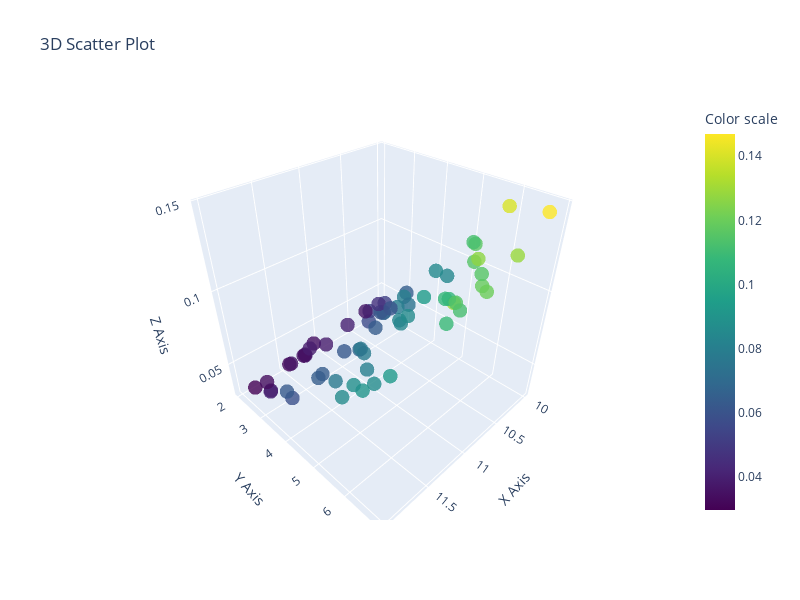

The notebook cell saved with this chart:
### Code cell
gamma = np.array([
5.09876841, 5.08157858, 5.34864416, 5.63615218, 5.88708012, 5.01193477,
5.93140696, 5.46903256, 5.66988397, 5.01676391, 5.76906378, 5.96412179,
5.30964201, 5.27624417, 5.79561294, 5.7158428, 5.33764831, 5.26476746,
5.53406432, 5.39710143, 5.15765819, 5.02806415, 5.77707532, 5.93618814,
5.97176406, 5.98868139, 5.29880662, 5.82266746, 5.20731177, 5.54811277,
5.71976428, 5.19888208, 5.41254766, 5.73148341, 5.15247344, 5.4681203,
5.05118296, 5.30960503, 5.95435698, 5.17050983, 5.83577275, 5.53429938,
5.70765999, 5.32937023, 5.78633074, 5.93428673, 5.95187918, 5.37549261,
5.22108695, 5.98662534, 5.85279143, 5.77047338, 5.70352807, 5.67920045,
5.43157037, 5.54620377, 5.79312688, 5.76241602, 5.18280772, 5.22227618,
5.41266203, 5.89581313, 5.11454293, 5.21004316
])

import numpy as np
import plotly.graph_objects as go

K_eta_nonlin_avg = np.mean(K_phi_nonlin, axis=-1)

x = Tp
y = Hs
z = K_eta_nonlin_avg

# Create 3D scatter plot
fig = go.Figure(data=[go.Scatter3d(
    x=x,
    y=y,
    z=z,
    mode='markers',
    marker=dict(
        size=5,
        color=z,             # You can color by z or any other array
        colorscale='Viridis',
        opacity=0.8,
        colorbar=dict(title='Color scale')
    )
)])

fig.update_layout(
    scene=dict(
        xaxis_title='X Axis',
        yaxis_title='Y Axis',
        zaxis_title='Z Axis'
    ),
    title='3D Scatter Plot',
    width=800,
    height=600
)

# Create 3D scatter plot
fig = go.Figure(data=[go.Scatter3d(
    x=x,
    y=y,
    z=z,
    mode='markers',
    marker=dict(
        size=5,
        color=z,             # You can color by z or any other array
        colorscale='Viridis',
        opacity=0.8,
        colorbar=dict(title='Color scale')
    )
)])

fig.update_layout(
    scene=dict(
        xaxis_title='X Axis',
        yaxis_title='Y Axis',
        zaxis_title='Z Axis'
    ),
    title='3D Scatter Plot',
    width=800,
    height=600
)

fig.show()
